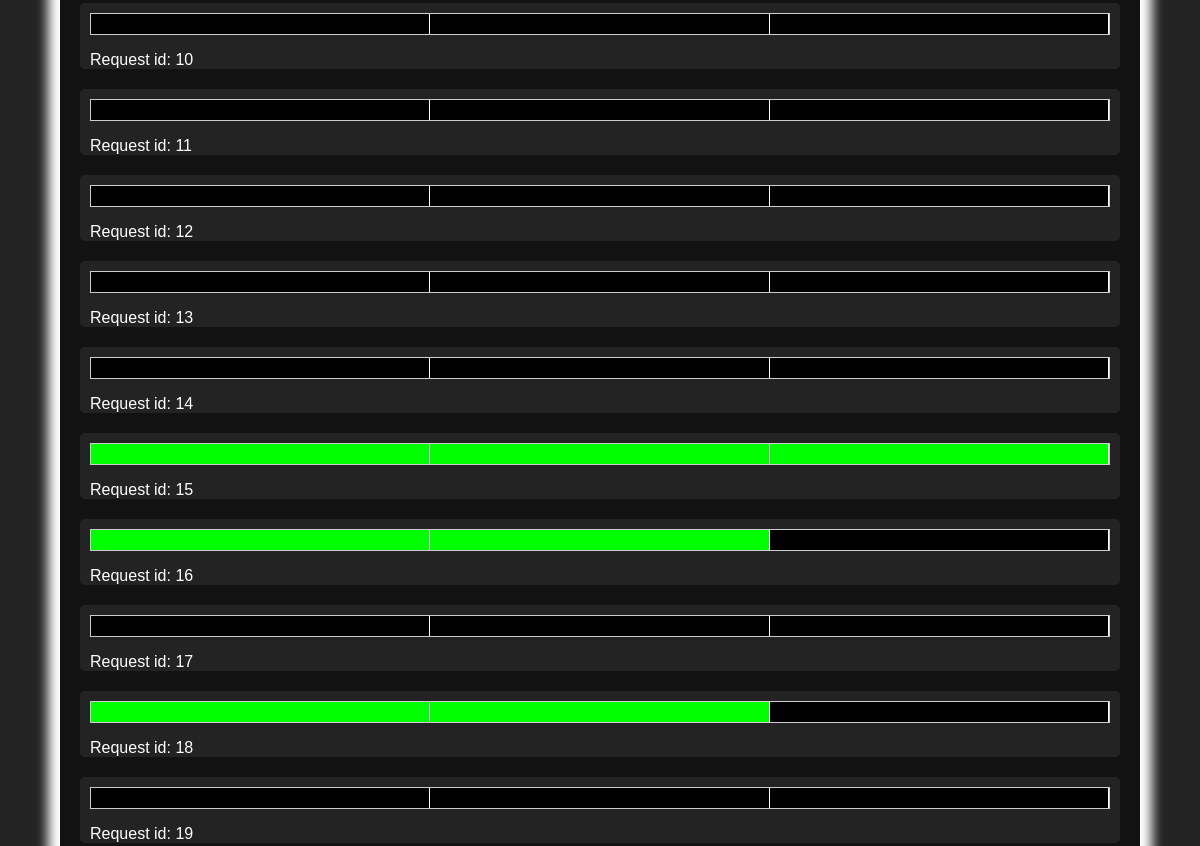
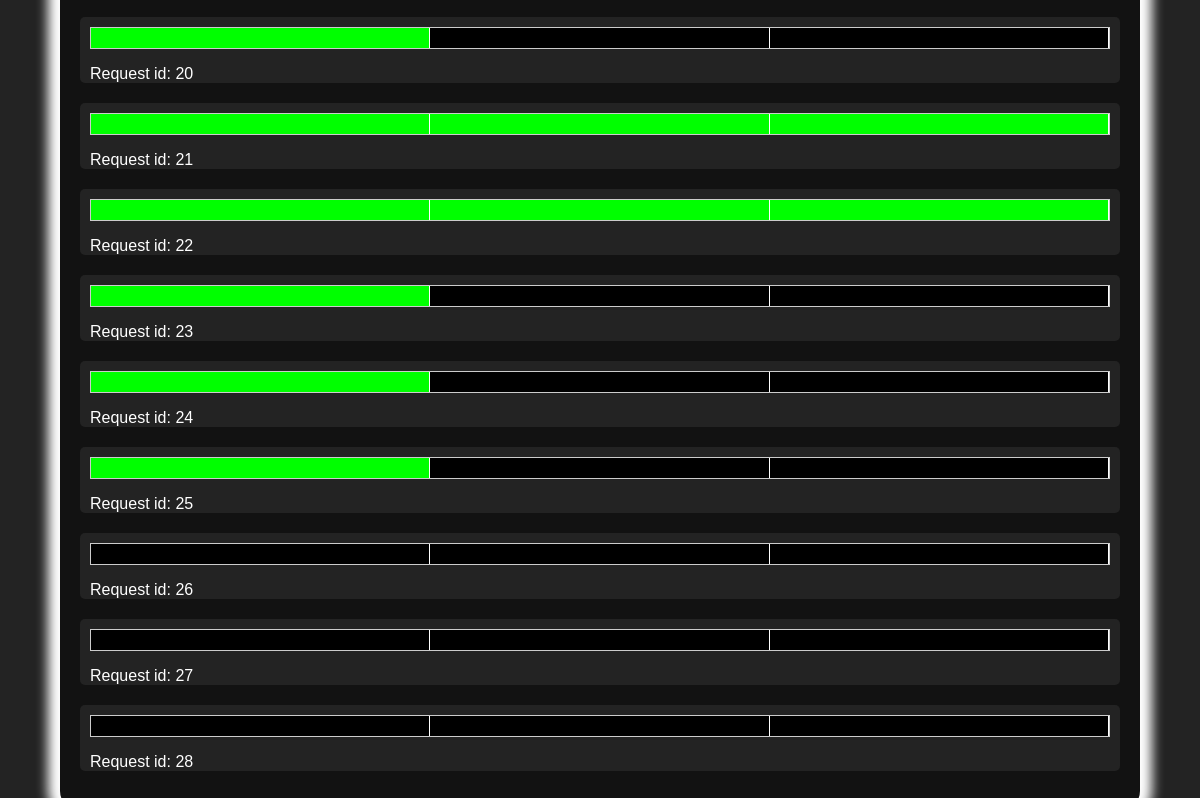
The page /admin/dashboard (signed in, lower part) on the database as committed earlier (2 pictures, top to bottom).
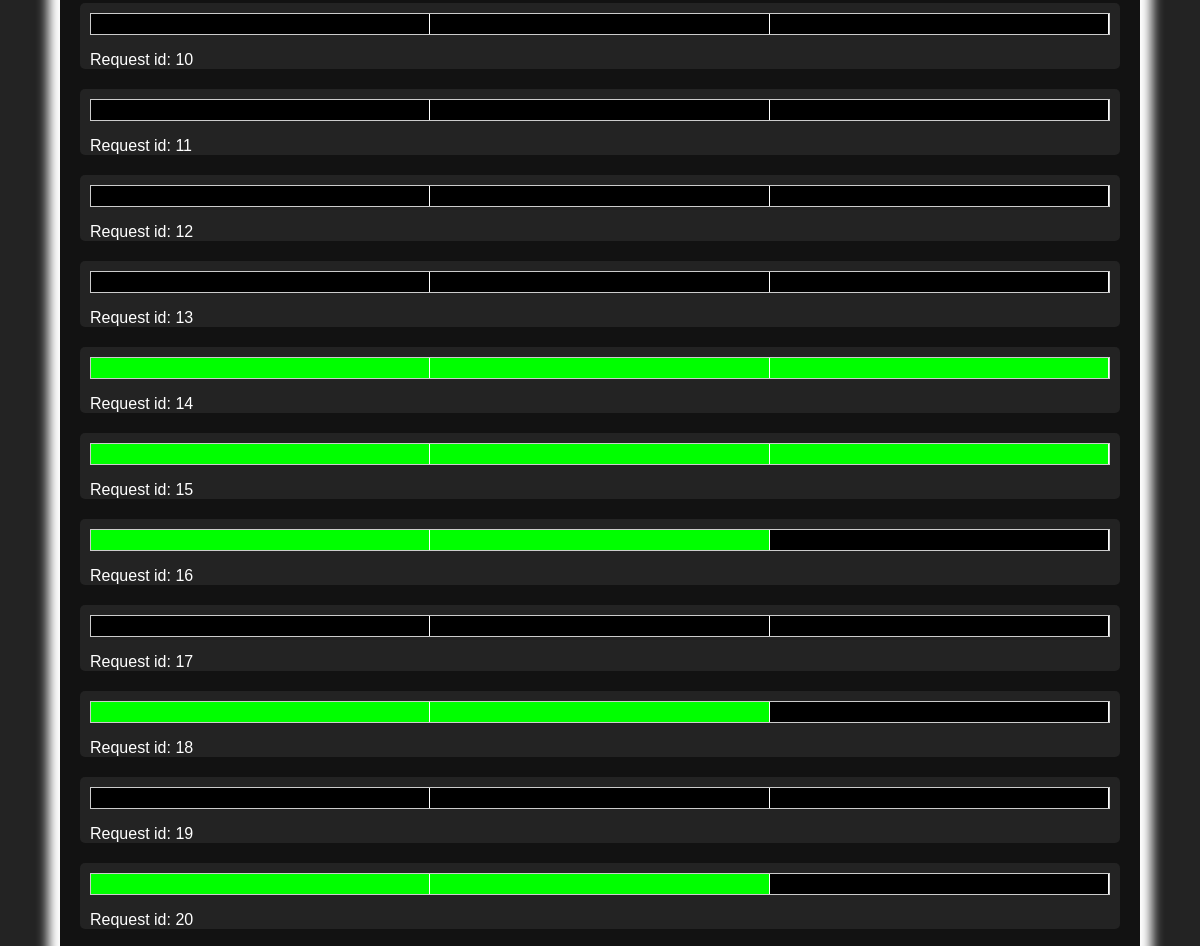
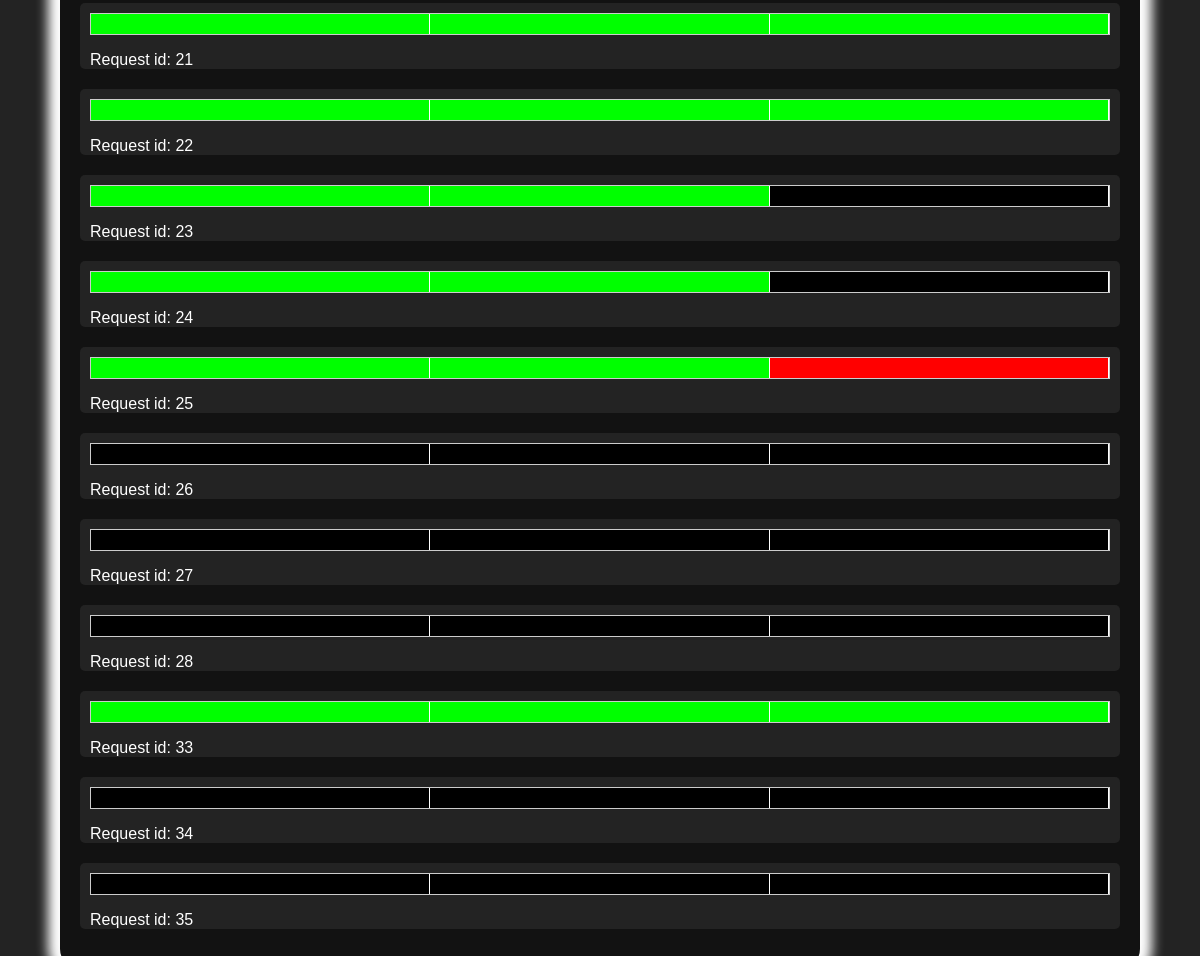
The same page on the database as committed later (2 pictures, top to bottom).
### tables this page shows
CREATE TABLE "status" (
        request_id INTEGER NOT NULL UNIQUE,
        fa_approved INTEGER,
        sw_approved INTEGER,
        so_approved INTEGER,
        ongoing BOOLEAN,
        FOREIGN KEY (request_id) REFERENCES requests(request_id)
    );

CREATE TABLE "requests" (
        request_id INTEGER PRIMARY KEY AUTOINCREMENT NOT NULL UNIQUE,
        date DATE NOT NULL,
        start_time TIME NOT NULL,
        end_time TIME NOT NULL,
        room_block VARCHAR(10) NOT NULL,
        room_no VARCHAR(10) NOT NULL,
        club_id INTEGER NOT NULL,
        reason VARCHAR(100),
        type_of_event VARCHAR(100),
        remarks VARCHAR(1000),
        FOREIGN KEY (club_id) REFERENCES clubs(club_id)
    );

### app.py (the view)
@admin.route('/dashboard', methods=['GET'])
def dashboard():
    if 'admin_username' not in session:
        flash('You need to login first.', 'error')
        return redirect(url_for('admin.admin_index'))
    conn = connect_db()
    cursor = conn.cursor()
    cursor.execute("SELECT r.request_id, club_name, r.date, r.start_time, r.end_time, r.room_block, r.room_no, r.club_id, r.reason, r.type_of_event, r.remarks, s.fa_approved, s.sw_approved, s.so_approved, s.ongoing FROM requests r LEFT JOIN status s ON r.request_id = s.request_id JOIN clubs c ON r.club_id = c.club_id")
    data = cursor.fetchall()
    conn.close()
    return render_template('admin_dashboard.html', data=data)

### app.py (called while the page is built)
def connect_db():
    return sqlite3.connect('classroom_allotment_system.db')

### templates/admin/admin_dashboard.html (shortened to what this page needs)
<!DOCTYPE html>
<html lang="en">
<head>
</head>
<body class="dark-mode">
    <div class="content">
    <div class="dashboard-container">
        <div class="panel" id="panel">
            {% for row in data %}
                <div class="request-item" onclick="openModal('{{ row[0] }}')">
                    <div class="request-status-bar">
                        {% if row[-1] == 1 %}
                            <div class="stage {% if row[-4] == 1 %} fa-approved {% else %} black {% endif %}"></div>
                            <div class="stage {% if row[-3] == 1 %} sw-approved {% else %} black {% endif %}"></div>
                            <div class="stage {% if row[-2] == 1 %} so-approved {% else %} black {% endif %}"></div>
                            {% else %}
                            <div class="stage {% if row[-4] == 1 %} fa-approved {% else %} red {% endif %}"></div>
                            <div class="stage {% if row[-3] == 1 %} sw-approved {% else %} red {% endif %}"></div>
                            <div class="stage {% if row[-2] == 1 %} so-approved {% else %} red {% endif %}"></div>
                        {% endif %}
                    </div>
                    <p>Request id: {{ row[0] }}</p>
                </div>
            {% endfor %}
        </div>
    </div>
</body>
</html>

### templates/admin/admin_dashboard.html (style rules this page uses)
body { margin: 0; padding: 0; font-family: Arial, sans-serif; min-height: 100vh; }
.content { font-family: Arial, sans-serif; display: flex; justify-content: center; align-items: center; min-height: 100vh; background-color: #f2f2f2; }
.dashboard-container { display: flex; width: 95%; margin: auto; overflow: hidden; background-color: transparent; }
.panel { flex: 1; padding: 20px; border-radius: 20px; overflow: hidden; background-color: #fff; margin: 30px; box-shadow: 0px 0px 12px 12px rgba(255, 255, 255, 1); }
.request-item { padding-top: 10px; padding-right: 10px; padding-left: 10px; margin-bottom: 20px; border-radius: 5px; }
.request-status-bar { display: flex; align-items: center; height: 20px; border: 1px solid #ccc; margin-bottom: 5px; }
.stage { flex: 1; height: 100%; border-right: 1px solid white; background-color: black; }
.stage.fa-approved, .stage.sw-approved, .stage.so-approved, .stage.approved { background-color: lime; }
.stage.black { background-color: black; }
.stage.red { background-color: red; }
.dark-mode .content, .dark-mode .request-item, .dark-mode .request-details { background-color: rgba(35, 35, 35); color: #fff; border-color: #555; }
.dark-mode .panel { background-color: #121212; color: #fff; border-color: #555; border-radius: 20px; box-shadow: 0px 0px 12px 12px rgba(255, 255, 255, 1); }

Rows that differ between the two databases and show on the page:
changed status (number 5 of 22 on the later page): fa_approved 0 → 1 (drawn); sw_approved 0 → 1 (drawn); so_approved 0 → 1 (drawn)
changed status (number 11 of 22 on the later page): sw_approved 0 → 1 (drawn)
changed status (number 13 of 22 on the later page): ongoing True → False (drawn)
changed status (number 14 of 22 on the later page): sw_approved 0 → 1 (drawn)
changed status (number 15 of 22 on the later page): sw_approved 0 → 1 (drawn)
changed status (number 16 of 22 on the later page): ongoing True → False (drawn); sw_approved 0 → 1 (drawn)
added status: ongoing False (drawn), request_id "33"
added status: ongoing True (drawn), request_id "34"
added status: ongoing True (drawn), request_id "35"
